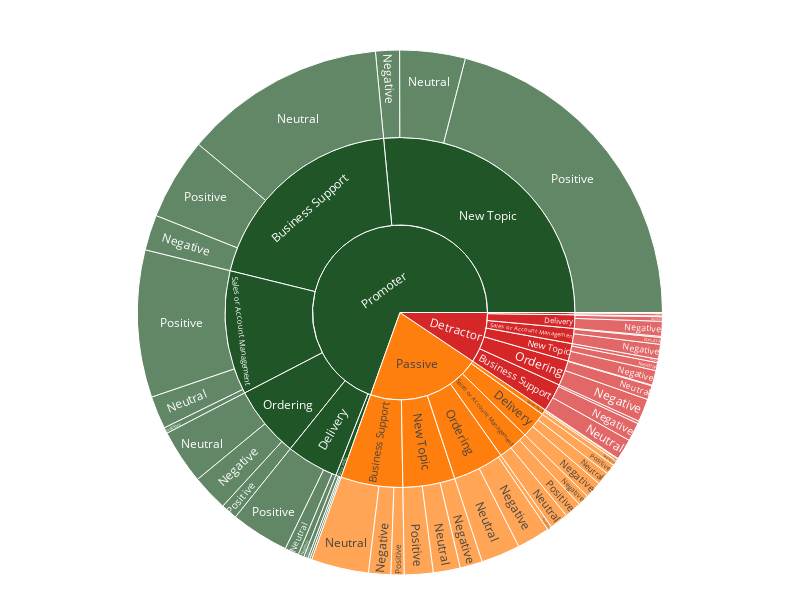

Notebook cell for this chart:
### Code cell
import plotly.express as px

color_map = {
    'Promoter': '#205527',
    'Passive': '#ff7f0e', 
    'Detractor': '#d62728',
}

df_sunburst = df.copy()
df_sunburst = df_sunburst[df_sunburst['Primary_Driver'] != 'Outlier']
df_sunburst = df_sunburst[df_sunburst['Primary_Driver'] != 'No Topic']
df_sunburst.replace({'negative': 'Negative',
                    'positive': 'Positive',
                    'neutral': 'Neutral'}, inplace = True)

fig = px.sunburst(
    df_sunburst,
    path=['NPS_Class',  'Primary_Driver', 'Sentiment_Label'],
    color='NPS_Class',
    color_discrete_map=color_map,
    height=600,
    width=800
)

fig.update_layout(
    sunburstcolorway=[
        '#1f77b4', '#ff7f0e', '#d62728', '#2ca02c', '#bcbd22', 
        '#9467bd', '#17becf', '#e377c2', '#8c564b', '#7f7f7f'
    ],
    margin=dict(t=50, l=25, r=25, b=25)
)

fig.show()

### Figure 1 — Plotly figure (JSON) as saved in the notebook; plotly's stock layout.template omitted (floating-point values rounded to 4 significant figures)
{"data": [{"branchvalues": "total", "customdata": [["Promoter"], ["Promoter"], ["Passive"], ["Detractor"], ["Promoter"], ["Passive"], ["Detractor"], ["Passive"], ["Detractor"], ["Promoter"], ["Passive"], ["Detractor"], ["Detractor"], ["Passive"], ["Detractor"], ["Passive"], ["Promoter"], ["Promoter"], ["Passive"], ["Detractor"], ["Detractor"], ["Passive"], ["Passive"], ["Promoter"], ["Passive"], ["Passive"], ["Passive"], ["Promoter"], ["Promoter"], ["Detractor"], ["Passive"], ["Promoter"], ["Detractor"], ["Detractor"], ["Detractor"], ["Detractor"], ["Promoter"], ["Detractor"], ["Promoter"], ["Detractor"], ["Detractor"], ["Passive"], ["Detractor"], ["Promoter"], ["Passive"], ["Promoter"], ["Promoter"], ["Passive"], ["Detractor"], ["Passive"], ["Detractor"], ["Promoter"], ["Passive"], ["Detractor"], ["Promoter"], ["Promoter"], ["Passive"], ["Detractor"], ["Promoter"], ["Promoter"], ["Detractor"], ["Promoter"], ["Detractor"], ["Passive"], ["Passive"], ["Promoter"], ["Passive"], ["Promoter"], ["Promoter"], ["Passive"], ["Promoter"], ["Passive"], ["Detractor"], ["Detractor"], ["Passive"]], "domain": {"x": [0, 1], "y": [0, 1]}, "hovertemplate": "labels=%{label}<br>count=%{value}<br>parent=%{parent}<br>id=%{id}<br>NPS_Class=%{customdata[0]}<extra></extra>", "ids": ["Promoter", "Promoter/Ordering/Neutral", "Passive/Ordering/Neutral", "Detractor/Ordering/Neutral", "Promoter/Online Portal/Neutral", "Passive", "Detractor/New Topic/Positive", "Passive/New Topic/Neutral", "Detractor/Online Portal/Positive", "Promoter/Delivery/Neutral", "Passive/Online Portal/Positive", "Detractor/Ordering/Positive", "Detractor/Sales or Account Management/Positive", "Passive/Business Support/Neutral", "Detractor/Business Support/Positive", "Passive/Sales or Account Management/Negative", "Promoter/Sales or Account Management/Neutral", "Promoter/Ordering/Negative", "Passive/Ordering", "Detractor/New Topic/Negative", "Detractor/Ordering", "Passive/Online Portal", "Passive/New Topic/Negative", "Promoter/Business Support", "Passive/New Topic", "Passive/Delivery", "Passive/Business Support", "Promoter/Business Support/Positive", "Promoter/Sales or Account Management/Positive", "Detractor/Sales or Account Management", "Passive/Sales or Account Management", "Promoter/Sales or Account Management", "Detractor", "Detractor/Online Portal", "Detractor/Business Support", "Detractor/Business Support/Negative", "Promoter/Delivery/Negative", "Detractor/Business Support/Neutral", "Promoter/Sales or Account Management/Negative", "Detractor/Delivery/Neutral", "Detractor/Ordering/Negative", "Passive/Delivery/Neutral", "Detractor/New Topic/Neutral", "Promoter/Business Support/Neutral", "Passive/Sales or Account Management/Neutral", "Promoter/New Topic/Neutral", "Promoter/Business Support/Negative", "Passive/Business Support/Negative", "Detractor/Online Portal/Neutral", "Passive/Online Portal/Neutral", "Detractor/Online Portal/Negative", "Promoter/New Topic", "Passive/Online Portal/Negative", "Detractor/Sales or Account Management/Neutral", "Promoter/New Topic/Negative", "Promoter/Ordering", "Passive/Delivery/Negative", "Detractor/Delivery/Negative", "Promoter/Online Portal", "Promoter/Online Portal/Negative", "Detractor/Sales or Account Management/Negative", "Promoter/Delivery", "Detractor/Delivery", "Passive/Ordering/Negative", "Passive/Sales or Account Management/Positive", "Promoter/Ordering/Positive", "Passive/Ordering/Positive", "Promoter/Online Portal/Positive", "Promoter/New Topic/Positive", "Passive/New Topic/Positive", "Promoter/Delivery/Positive", "Passive/Delivery/Positive", "Detractor/Delivery/Positive", "Detractor/New Topic", "Passive/Business Support/Positive"], "labels": ["Promoter", "Neutral", "Neutral", "Neutral", "Neutral", "Passive", "Positive", "Neutral", "Positive", "Neutral", "Positive", "Positive", "Positive", "Neutral", "Positive", "Negative", "Neutral", "Negative", "Ordering", "Negative", "Ordering", "Online Portal", "Negative", "Business Support", "New Topic", "Delivery", "Business Support", "Positive", "Positive", "Sales or Account Management", "Sales or Account Management", "Sales or Account Management", "Detractor", "Online Portal", "Business Support", "Negative", "Negative", "Neutral", "Negative", "Neutral", "Negative", "Neutral", "Neutral", "Neutral", "Neutral", "Neutral", "Negative", "Negative", "Neutral", "Neutral", "Negative", "New Topic", "Negative", "Neutral", "Negative", "Ordering", "Negative", "Negative", "Online Portal", "Negative", "Negative", "Delivery", "Delivery", "Negative", "Positive", "Positive", "Positive", "Positive", "Positive", "Positive", "Positive", "Positive", "Positive", "New Topic", "Positive"], "marker": {"colors": ["#205527", "#205527", "#ff7f0e", "#d62728", "#205527", "#ff7f0e", "#d62728", "#ff7f0e", "#d62728", "#205527", "#ff7f0e", "#d62728", "#d62728", "#ff7f0e", "#d62728", "#ff7f0e", "#205527", "#205527", "#ff7f0e", "#d62728", "#d62728", "#ff7f0e", "#ff7f0e", "#205527", "#ff7f0e", "#ff7f0e", "#ff7f0e", "#205527", "#205527", "#d62728", "#ff7f0e", "#205527", "#d62728", "#d62728", "#d62728", "#d62728", "#205527", "#d62728", "#205527", "#d62728", "#d62728", "#ff7f0e", "#d62728", "#205527", "#ff7f0e", "#205527", "#205527", "#ff7f0e", "#d62728", "#ff7f0e", "#d62728", "#205527", "#ff7f0e", "#d62728", "#205527", "#205527", "#ff7f0e", "#d62728", "#205527", "#205527", "#d62728", "#205527", "#d62728", "#ff7f0e", "#ff7f0e", "#205527", "#ff7f0e", "#205527", "#205527", "#ff7f0e", "#205527", "#ff7f0e", "#d62728", "#d62728", "#ff7f0e"]}, "name": "", "parents": ["", "Promoter/Ordering", "Passive/Ordering", "Detractor/Ordering", "Promoter/Online Portal", "", "Detractor/New Topic", "Passive/New Topic", "Detractor/Online Portal", "Promoter/Delivery", "Passive/Online Portal", "Detractor/Ordering", "Detractor/Sales or Account Management", "Passive/Business Support", "Detractor/Business Support", "Passive/Sales or Account Management", "Promoter/Sales or Account Management", "Promoter/Ordering", "Passive", "Detractor/New Topic", "Detractor", "Passive", "Passive/New Topic", "Promoter", "Passive", "Passive", "Passive", "Promoter/Business Support", "Promoter/Sales or Account Management", "Detractor", "Passive", "Promoter", "", "Detractor", "Detractor", "Detractor/Business Support", "Promoter/Delivery", "Detractor/Business Support", "Promoter/Sales or Account Management", "Detractor/Delivery", "Detractor/Ordering", "Passive/Delivery", "Detractor/New Topic", "Promoter/Business Support", "Passive/Sales or Account Management", "Promoter/New Topic", "Promoter/Business Support", "Passive/Business Support", "Detractor/Online Portal", "Passive/Online Portal", "Detractor/Online Portal", "Promoter", "Passive/Online Portal", "Detractor/Sales or Account Management", "Promoter/New Topic", "Promoter", "Passive/Delivery", "Detractor/Delivery", "Promoter", "Promoter/Online Portal", "Detractor/Sales or Account Management", "Promoter", "Detractor", "Passive/Ordering", "Passive/Sales or Account Management", "Promoter/Ordering", "Passive/Ordering", "Promoter/Online Portal", "Promoter/New Topic", "Passive/New Topic", "Promoter/Delivery", "Passive/Delivery", "Detractor/Delivery", "Detractor", "Passive/Business Support"], "type": "sunburst", "values": [102421, 4953, 3547, 1280, 170, 31030, 320, 2445, 15, 1276, 69, 63, 97, 5214, 240, 1014, 2970, 3291, 6955, 1337, 3426, 719, 2031, 28968, 7084, 3626, 8426, 7434, 13351, 2051, 4220, 16856, 13832, 305, 3829, 1681, 537, 1908, 535, 410, 2083, 1164, 729, 18322, 1677, 5937, 3212, 2011, 55, 195, 235, 39024, 455, 621, 2167, 9730, 1535, 1350, 743, 190, 1333, 7100, 1835, 3003, 1529, 1486, 405, 383, 30920, 2608, 5287, 927, 75, 2386, 1201]}], "layout": {"height": 600, "legend": {"tracegroupgap": 0}, "margin": {"b": 25, "l": 25, "r": 25, "t": 50}, "sunburstcolorway": ["#1f77b4", "#ff7f0e", "#d62728", "#2ca02c", "#bcbd22", "#9467bd", "#17becf", "#e377c2", "#8c564b", "#7f7f7f"], "width": 800}}
